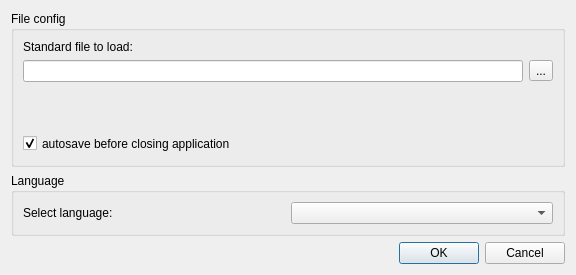
<?xml version="1.0" encoding="UTF-8"?>
<ui version="4.0">
 <class>ConfigDialog</class>
 <widget class="QDialog" name="ConfigDialog">
  <property name="geometry">
   <rect>
    <x>0</x>
    <y>0</y>
    <width>576</width>
    <height>275</height>
   </rect>
  </property>
  <property name="minimumSize">
   <size>
    <width>576</width>
    <height>0</height>
   </size>
  </property>
  <property name="windowTitle">
   <string>Dialog</string>
  </property>
  <layout class="QHBoxLayout" name="horizontalLayout_4">
   <item>
    <layout class="QVBoxLayout" name="verticalLayout_3">
     <item>
      <widget class="QGroupBox" name="groupBoxFileConfig">
       <property name="minimumSize">
        <size>
         <width>200</width>
         <height>30</height>
        </size>
       </property>
       <property name="title">
        <string>File config</string>
       </property>
       <layout class="QVBoxLayout" name="verticalLayout">
        <item>
         <widget class="QLabel" name="labelStandardFile">
          <property name="text">
           <string>Standard file to load:</string>
          </property>
         </widget>
        </item>
        <item>
         <layout class="QHBoxLayout" name="horizontalLayout">
          <item>
           <widget class="QLineEdit" name="inputIndexBookFile"/>
          </item>
          <item>
           <widget class="QToolButton" name="toolButton">
            <property name="text">
             <string>...</string>
            </property>
           </widget>
          </item>
         </layout>
        </item>
        <item>
         <spacer name="verticalSpacer">
          <property name="orientation">
           <enum>Qt::Vertical</enum>
          </property>
          <property name="sizeHint" stdset="0">
           <size>
            <width>20</width>
            <height>16</height>
           </size>
          </property>
         </spacer>
        </item>
        <item>
         <widget class="QCheckBox" name="autosaveCheckbox">
          <property name="minimumSize">
           <size>
            <width>0</width>
            <height>23</height>
           </size>
          </property>
          <property name="text">
           <string>autosave before closing application</string>
          </property>
          <property name="checked">
           <bool>true</bool>
          </property>
         </widget>
        </item>
       </layout>
      </widget>
     </item>
     <item>
      <widget class="QGroupBox" name="groupBoxLanguage">
       <property name="title">
        <string>Language</string>
       </property>
       <layout class="QVBoxLayout" name="verticalLayout_2">
        <item>
         <layout class="QHBoxLayout" name="horizontalLayout_2">
          <item>
           <widget class="QLabel" name="labelSelectLanguage">
            <property name="text">
             <string>Select language:</string>
            </property>
           </widget>
          </item>
          <item>
           <widget class="QComboBox" name="comboLanguage"/>
          </item>
         </layout>
        </item>
       </layout>
      </widget>
     </item>
     <item>
      <layout class="QHBoxLayout" name="horizontalLayout_3">
       <item>
        <spacer name="horizontalSpacer">
         <property name="orientation">
          <enum>Qt::Horizontal</enum>
         </property>
         <property name="sizeHint" stdset="0">
          <size>
           <width>40</width>
           <height>20</height>
          </size>
         </property>
        </spacer>
       </item>
       <item>
        <widget class="QDialogButtonBox" name="buttonBox">
         <property name="standardButtons">
          <set>QDialogButtonBox::Cancel|QDialogButtonBox::Ok</set>
         </property>
        </widget>
       </item>
      </layout>
     </item>
    </layout>
   </item>
  </layout>
 </widget>
 <tabstops>
  <tabstop>inputIndexBookFile</tabstop>
  <tabstop>toolButton</tabstop>
  <tabstop>autosaveCheckbox</tabstop>
  <tabstop>comboLanguage</tabstop>
 </tabstops>
 <resources/>
 <connections/>
</ui>
